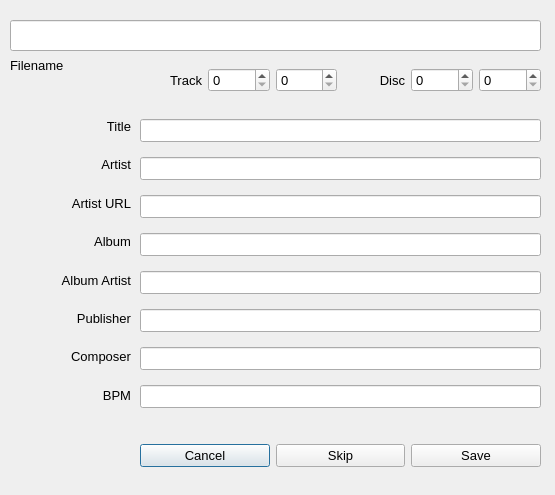
<?xml version="1.0" encoding="UTF-8"?>
<ui version="4.0">
 <class>TagEditor</class>
 <widget class="QDialog" name="TagEditor">
  <property name="geometry">
   <rect>
    <x>0</x>
    <y>0</y>
    <width>555</width>
    <height>495</height>
   </rect>
  </property>
  <property name="minimumSize">
   <size>
    <width>555</width>
    <height>495</height>
   </size>
  </property>
  <property name="maximumSize">
   <size>
    <width>555</width>
    <height>495</height>
   </size>
  </property>
  <property name="font">
   <font>
    <pointsize>10</pointsize>
   </font>
  </property>
  <property name="windowTitle">
   <string>Tags Editor</string>
  </property>
  <property name="windowIcon">
   <iconset>
    <normaloff>resources/icon.ico</normaloff>resources/icon.ico</iconset>
  </property>
  <property name="locale">
   <locale language="English" country="UnitedStates"/>
  </property>
  <widget class="QWidget" name="horizontalLayoutWidget">
   <property name="geometry">
    <rect>
     <x>140</x>
     <y>430</y>
     <width>401</width>
     <height>51</height>
    </rect>
   </property>
   <layout class="QHBoxLayout" name="horizontalLayout">
    <item>
     <widget class="QPushButton" name="pushButton_tags_cancel">
      <property name="text">
       <string>Cancel</string>
      </property>
     </widget>
    </item>
    <item>
     <widget class="QPushButton" name="pushButton_tags_skip">
      <property name="text">
       <string>Skip</string>
      </property>
     </widget>
    </item>
    <item>
     <widget class="QPushButton" name="pushButton_save">
      <property name="text">
       <string>Save</string>
      </property>
     </widget>
    </item>
   </layout>
  </widget>
  <widget class="QWidget" name="horizontalLayoutWidget_2">
   <property name="geometry">
    <rect>
     <x>140</x>
     <y>60</y>
     <width>401</width>
     <height>41</height>
    </rect>
   </property>
   <layout class="QHBoxLayout" name="horizontalLayout_2">
    <item>
     <widget class="QLabel" name="label_14">
      <property name="text">
       <string>Track</string>
      </property>
      <property name="alignment">
       <set>Qt::AlignRight|Qt::AlignTrailing|Qt::AlignVCenter</set>
      </property>
     </widget>
    </item>
    <item>
     <widget class="QSpinBox" name="track_num_0">
      <property name="enabled">
       <bool>true</bool>
      </property>
      <property name="specialValueText">
       <string/>
      </property>
     </widget>
    </item>
    <item>
     <widget class="QSpinBox" name="track_num_1">
      <property name="specialValueText">
       <string/>
      </property>
     </widget>
    </item>
    <item>
     <widget class="QLabel" name="label_13">
      <property name="text">
       <string>Disc</string>
      </property>
      <property name="alignment">
       <set>Qt::AlignRight|Qt::AlignTrailing|Qt::AlignVCenter</set>
      </property>
     </widget>
    </item>
    <item>
     <widget class="QSpinBox" name="disc_num_0">
      <property name="specialValueText">
       <string/>
      </property>
     </widget>
    </item>
    <item>
     <widget class="QSpinBox" name="disc_num_1">
      <property name="specialValueText">
       <string/>
      </property>
     </widget>
    </item>
   </layout>
  </widget>
  <widget class="QWidget" name="verticalLayoutWidget">
   <property name="geometry">
    <rect>
     <x>140</x>
     <y>110</y>
     <width>401</width>
     <height>311</height>
    </rect>
   </property>
   <layout class="QVBoxLayout" name="verticalLayout">
    <item>
     <widget class="QLineEdit" name="lineEdit"/>
    </item>
    <item>
     <widget class="QLineEdit" name="lineEdit_2"/>
    </item>
    <item>
     <widget class="QLineEdit" name="lineEdit_3"/>
    </item>
    <item>
     <widget class="QLineEdit" name="lineEdit_4"/>
    </item>
    <item>
     <widget class="QLineEdit" name="lineEdit_5"/>
    </item>
    <item>
     <widget class="QLineEdit" name="lineEdit_8"/>
    </item>
    <item>
     <widget class="QLineEdit" name="lineEdit_9"/>
    </item>
    <item>
     <widget class="QLineEdit" name="lineEdit_10"/>
    </item>
   </layout>
  </widget>
  <widget class="QWidget" name="verticalLayoutWidget_2">
   <property name="geometry">
    <rect>
     <x>10</x>
     <y>110</y>
     <width>121</width>
     <height>301</height>
    </rect>
   </property>
   <layout class="QVBoxLayout" name="verticalLayout_2">
    <item>
     <widget class="QLabel" name="label">
      <property name="text">
       <string>Title</string>
      </property>
      <property name="alignment">
       <set>Qt::AlignRight|Qt::AlignTrailing|Qt::AlignVCenter</set>
      </property>
     </widget>
    </item>
    <item>
     <widget class="QLabel" name="label_2">
      <property name="text">
       <string>Artist</string>
      </property>
      <property name="alignment">
       <set>Qt::AlignRight|Qt::AlignTrailing|Qt::AlignVCenter</set>
      </property>
     </widget>
    </item>
    <item>
     <widget class="QLabel" name="label_3">
      <property name="text">
       <string>Artist URL</string>
      </property>
      <property name="alignment">
       <set>Qt::AlignRight|Qt::AlignTrailing|Qt::AlignVCenter</set>
      </property>
     </widget>
    </item>
    <item>
     <widget class="QLabel" name="label_4">
      <property name="text">
       <string>Album</string>
      </property>
      <property name="alignment">
       <set>Qt::AlignRight|Qt::AlignTrailing|Qt::AlignVCenter</set>
      </property>
     </widget>
    </item>
    <item>
     <widget class="QLabel" name="label_5">
      <property name="text">
       <string>Album Artist</string>
      </property>
      <property name="alignment">
       <set>Qt::AlignRight|Qt::AlignTrailing|Qt::AlignVCenter</set>
      </property>
     </widget>
    </item>
    <item>
     <widget class="QLabel" name="label_8">
      <property name="text">
       <string>Publisher</string>
      </property>
      <property name="alignment">
       <set>Qt::AlignRight|Qt::AlignTrailing|Qt::AlignVCenter</set>
      </property>
     </widget>
    </item>
    <item>
     <widget class="QLabel" name="label_9">
      <property name="text">
       <string>Composer</string>
      </property>
      <property name="alignment">
       <set>Qt::AlignRight|Qt::AlignTrailing|Qt::AlignVCenter</set>
      </property>
     </widget>
    </item>
    <item>
     <widget class="QLabel" name="label_10">
      <property name="text">
       <string>BPM</string>
      </property>
      <property name="alignment">
       <set>Qt::AlignRight|Qt::AlignTrailing|Qt::AlignVCenter</set>
      </property>
     </widget>
    </item>
   </layout>
  </widget>
  <widget class="QLineEdit" name="lineEdit_name">
   <property name="geometry">
    <rect>
     <x>10</x>
     <y>20</y>
     <width>531</width>
     <height>31</height>
    </rect>
   </property>
   <property name="readOnly">
    <bool>true</bool>
   </property>
  </widget>
  <widget class="QLabel" name="label_6">
   <property name="geometry">
    <rect>
     <x>10</x>
     <y>50</y>
     <width>91</width>
     <height>31</height>
    </rect>
   </property>
   <property name="text">
    <string>Filename</string>
   </property>
  </widget>
 </widget>
 <resources/>
 <connections/>
</ui>
